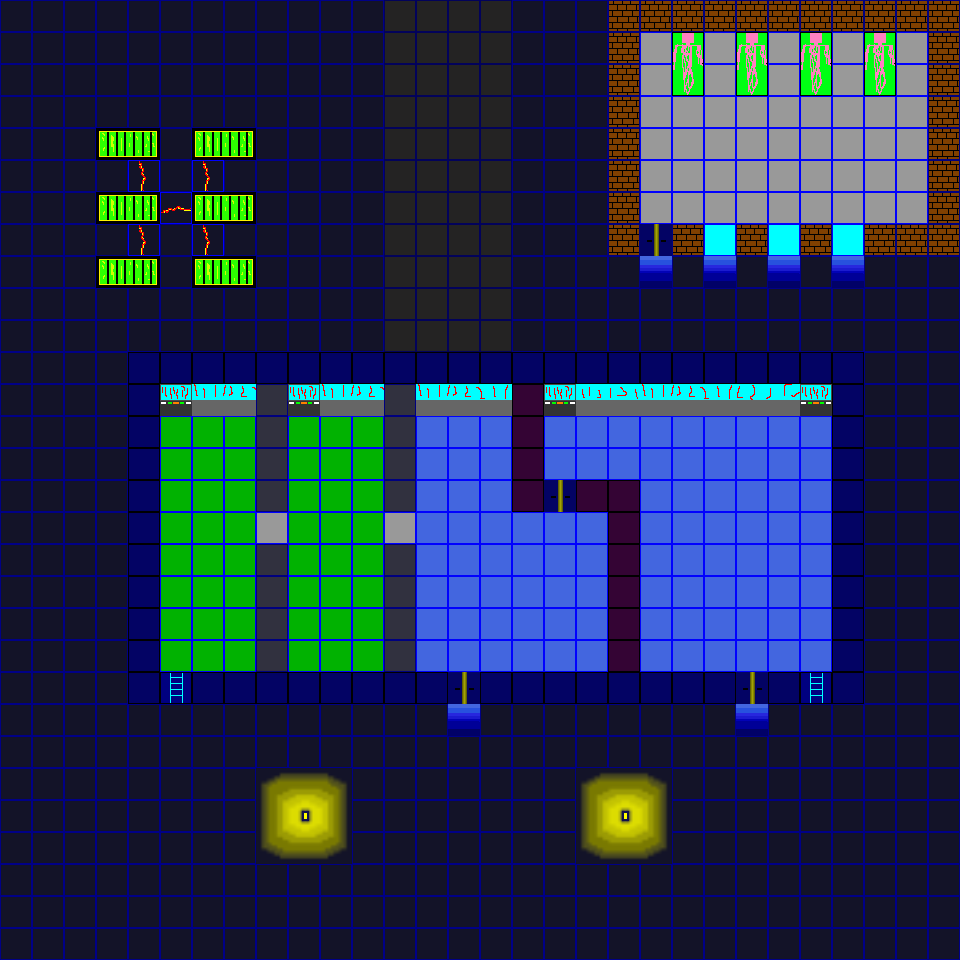

A level layout from a 2D game, rendered from its tile map. Below: a short description, then the map file with its tile-grid data intact:
An orthogonal 30x30 tile map with 32x32 px tiles, 1 tile layer (Слой тайлов 1), 21 tilesets.

<map version="1.2" tiledversion="1.3.1" orientation="orthogonal" renderorder="right-down" compressionlevel="-1" width="30" height="30" tilewidth="32" tileheight="32" infinite="0" nextlayerid="2" nextobjectid="1">
 <tileset firstgid="1" source="mrak.tsx" />
 <tileset firstgid="2" source="brics.tsx" />
 <tileset firstgid="3" source="doorl.tsx" />
 <tileset firstgid="4" source="wall3.tsx" />
 <tileset firstgid="5" source="eliri.tsx" />
 <tileset firstgid="7" source="standart_floor.tsx" />
 <tileset firstgid="8" source="floor.tsx" />
 <tileset firstgid="9" source="laba.tsx" />
 <tileset firstgid="11" source="fonar.tsx" />
 <tileset firstgid="20" source="mrak_light.tsx" />
 <tileset firstgid="21" source="luk.tsx" />
 <tileset firstgid="22" source="wall2.tsx" />
 <tileset firstgid="23" source="wall1.tsx" />
 <tileset firstgid="24" source="ladder.tsx" />
 <tileset firstgid="25" source="blue wall.tsx" />
 <tileset firstgid="26" source="ship_floor.tsx" />
 <tileset firstgid="27" source="green_floor.tsx" />
 <tileset firstgid="28" source="kompukter.tsx" />
 <tileset firstgid="29" source="stand.tsx" />
 <tileset firstgid="36" source="glass.tsx" />
 <tileset firstgid="37" source="cabel.tsx" />
 <layer id="1" name="Слой тайлов 1" width="30" height="30">
  <data encoding="csv">
1,1,1,1,1,1,1,1,1,1,1,1,7,7,7,7,1,1,1,2,2,2,2,2,2,2,2,2,2,2,
1,1,1,1,1,1,1,1,1,1,1,1,7,7,7,7,1,1,1,2,8,9,8,9,8,9,8,9,8,2,
1,1,1,1,1,1,1,1,1,1,1,1,7,7,7,7,1,1,1,2,8,10,8,10,8,10,8,10,8,2,
1,1,1,1,1,1,1,1,1,1,1,1,7,7,7,7,1,1,1,2,8,8,8,8,8,8,8,8,8,2,
1,1,1,5,6,1,5,6,1,1,1,1,7,7,7,7,1,1,1,2,8,8,8,8,8,8,8,8,8,2,
1,1,1,1,1610612773,1,1610612773,1,1,1,1,1,7,7,7,7,1,1,1,2,8,8,8,8,8,8,8,8,8,2,
1,1,1,5,6,3221225509,5,6,1,1,1,1,7,7,7,7,1,1,1,2,8,8,8,8,8,8,8,8,8,2,
1,1,1,1,1610612773,1,1610612773,1,1,1,1,1,7,7,7,7,1,1,1,2,3,2,36,2,36,2,36,2,2,2,
1,1,1,5,6,1,5,6,1,1,1,1,7,7,7,7,1,1,1,1,21,1,21,1,21,1,21,1,1,1,
1,1,1,1,1,1,1,1,1,1,1,1,7,7,7,7,1,1,1,1,1,1,1,1,1,1,1,1,1,1,
1,1,1,1,1,1,1,1,1,1,1,1,7,7,7,7,1,1,1,1,1,1,1,1,1,1,1,1,1,1,
1,1,1,1,25,25,25,25,25,25,25,25,25,25,25,25,25,25,25,25,25,25,25,25,25,25,25,1,1,1,
1,1,1,1,25,28,31,32,22,28,31,32,22,31,32,33,23,28,29,30,31,32,33,34,35,28,25,1,1,1,
1,1,1,1,25,27,27,27,22,27,27,27,22,26,26,26,23,26,26,26,26,26,26,26,26,26,25,1,1,1,
1,1,1,1,25,27,27,27,22,27,27,27,22,26,26,26,23,26,26,26,26,26,26,26,26,26,25,1,1,1,
1,1,1,1,25,27,27,27,22,27,27,27,22,26,26,26,23,3,23,23,26,26,26,26,26,26,25,1,1,1,
1,1,1,1,25,27,27,27,8,27,27,27,8,26,26,26,26,26,26,23,26,26,26,26,26,26,25,1,1,1,
1,1,1,1,25,27,27,27,22,27,27,27,22,26,26,26,26,26,26,23,26,26,26,26,26,26,25,1,1,1,
1,1,1,1,25,27,27,27,22,27,27,27,22,26,26,26,26,26,26,23,26,26,26,26,26,26,25,1,1,1,
1,1,1,1,25,27,27,27,22,27,27,27,22,26,26,26,26,26,26,23,26,26,26,26,26,26,25,1,1,1,
1,1,1,1,25,27,27,27,22,27,27,27,22,26,26,26,26,26,26,23,26,26,26,26,26,26,25,1,1,1,
1,1,1,1,25,24,25,25,25,25,25,25,25,25,3,25,25,25,25,25,25,25,25,3,25,24,25,1,1,1,
1,1,1,1,1,1,1,1,1,1,1,1,1,1,21,1,1,1,1,1,1,1,1,21,1,1,1,1,1,1,
1,1,1,1,1,1,1,1,1,1,1,1,1,1,1,1,1,1,1,1,1,1,1,1,1,1,1,1,1,1,
1,1,1,1,1,1,1,1,11,12,13,1,1,1,1,1,1,1,11,12,13,1,1,1,1,1,1,1,1,1,
1,1,1,1,1,1,1,1,14,15,16,1,1,1,1,1,1,1,14,15,16,1,1,1,1,1,1,1,1,1,
1,1,1,1,1,1,1,1,17,18,19,1,1,1,1,1,1,1,17,18,19,1,1,1,1,1,1,1,1,1,
1,1,1,1,1,1,1,1,1,1,1,1,1,1,1,1,1,1,1,1,1,1,1,1,1,1,1,1,1,1,
1,1,1,1,1,1,1,1,1,1,1,1,1,1,1,1,1,1,1,1,1,1,1,1,1,1,1,1,1,1,
1,1,1,1,1,1,1,1,1,1,1,1,1,1,1,1,1,1,1,1,1,1,1,1,1,1,1,1,1,1
</data>
 </layer>
</map>
